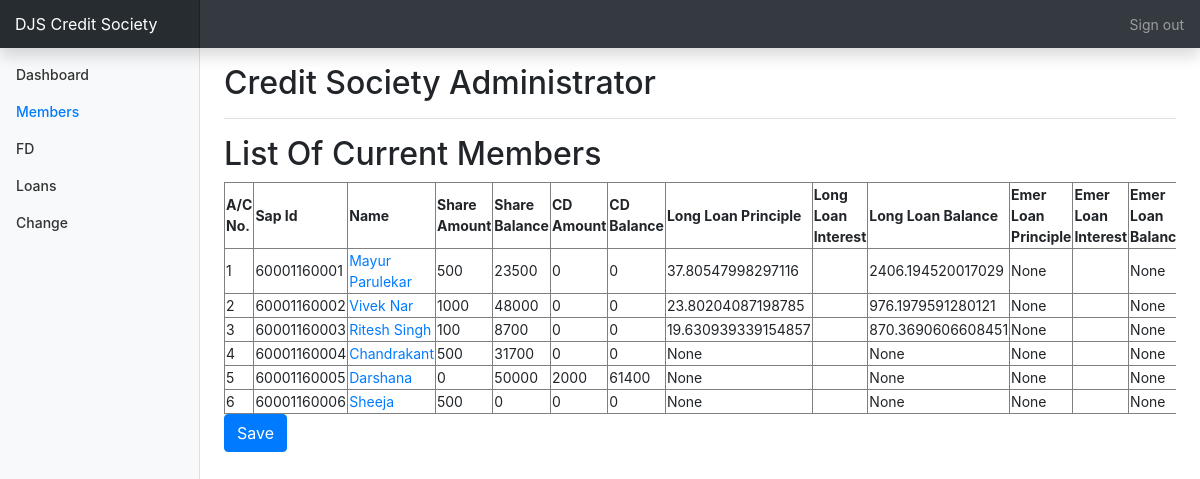
/csadmin/members (signed in), run on an earlier commit of the app's database.
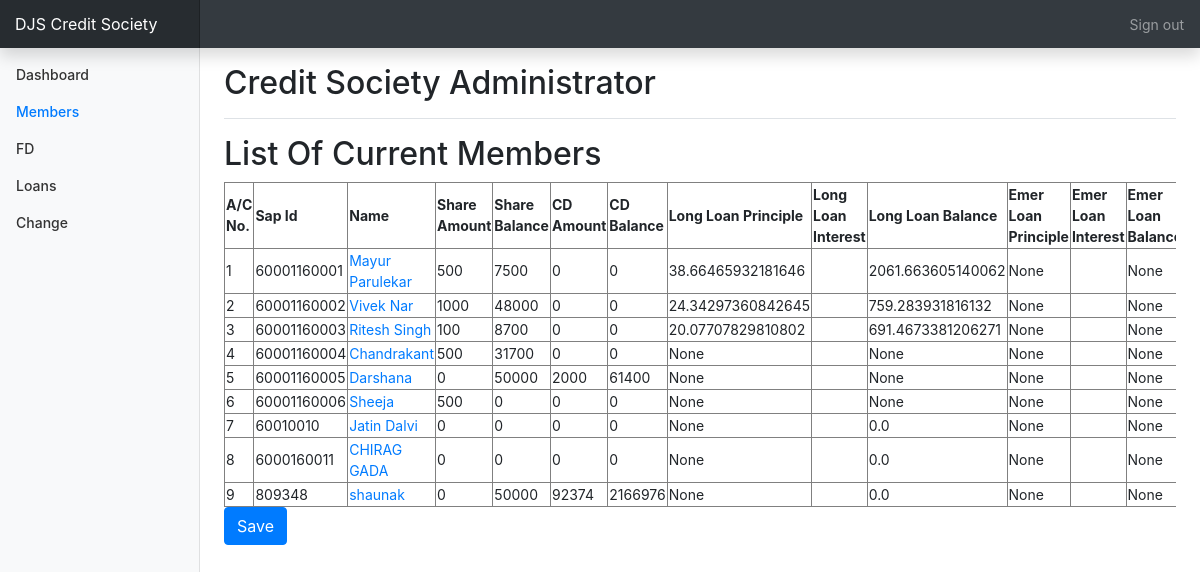
And on a later commit of the database.
### status/models.py (models this page shows, shortened)
class Account(models.Model):
    accountnumber=models.IntegerField(null=False,unique=True)
    username=models.ForeignKey(User,on_delete=models.SET_NULL,null=True,unique=True)
    name=models.CharField(max_length=50,null=False)
    sapid=models.IntegerField(null=False,unique=True)
    dateofjoining=models.DateField(null=False)
    sharevalue=models.IntegerField(default=0,null=False)
    shareamount=models.IntegerField(default=0,null=False)
    sharebalance=models.IntegerField(default=0)
    cdamount=models.IntegerField(default=0)
    cdbalance=models.IntegerField(default=0)
    totalamount=models.IntegerField(default=0)
    sharesstartingnumber=models.IntegerField(null=True)
    sharesendingnumber=models.IntegerField(null=True)
    isloantaken=models.BooleanField(default=False)
    longloanamount=models.FloatField(blank=True,null=True)
    longloanprinciple=models.FloatField(blank=True,null=True)
    longloanperiod=models.IntegerField(blank=True,null=True)
    longloaninterestamount=models.FloatField(blank=True,null=True)
    longloanbalance=models.FloatField(blank=True,null=True,default=0)
    longloanemi=models.FloatField(blank=True,null=True)
    emerloanamount=models.FloatField(blank=True,null=True)
    emerloanprinciple=models.FloatField(blank=True,null=True)
    emerloanperiod=models.IntegerField(blank=True,null=True)
    emerloaninterestamount=models.FloatField(blank=True,null=True)
    emerloanbalance=models.FloatField(blank=True,null=True)
    emerloanemi=models.IntegerField(blank=True,null=True)
    fdcapital=models.IntegerField(default=0,null=True)
    fdmaturitydate=models.DateField(null=True)

### csadmin/views.py (the view)
# urls.py: path('members', views.members,name="members"),
@login_required
def members(request):
    Members=Account.objects.all()
    Interests=interests.objects.get(id=1)
    context={
        'Members':Members,
        'Interests':Interests,
        'member':"active"
    }
    return render (request,'members.html',context=context)

### csadmin/templates/members.html (shortened to what this page needs)
{%extends 'base.html'%}
{%block content%}
<h1 class="h2">List Of Current Members</h1>
<div class="table-responsive">
  <table  border="1">
    <thead>
      <tr>
        <th>A/C No.</th>
        <th>Sap Id</th>
        <th>Name</th>
        <th>Share Amount</th>
        <th>Share Balance</th>
        <th>CD Amount</th>
        <th>CD Balance</th>
        <th>Long Loan Principle</th>
        <th>Long Loan Interest</th>
        <th>Long Loan Balance</th>
        <th>Emer Loan Principle</th>
        <th>Emer Loan Interest</th>
        <th>Emer Loan Balance</th>
      </tr>
    </thead>
    <tbody>
{%for i in Members%}
  <tr>
    <td>{{i.accountnumber}}</td>
    <td>{{i.sapid}}</td>
    <td><a href="{% url 'csadmin:fd_update' pk=i.pk %}">{{i.name}}</a></td>
    <td>{{i.shareamount}}</td>
    <td>{{i.sharebalance}}</td>
    <td>{{i.cdamount}}</td>
    <td>{{i.cdbalance}}</td>
    <td>{{i.longloanprinciple}}</td>
    <td>{{i.longloaninterest}}</td>
    <td>{{i.longloanbalance}}</td>
    <td>{{i.emerloanprinciple}}</td>
    <td>{{i.emerloaninterest}}</td>
    <td>{{i.emerloanbalance}}</td>
  </tr>
{%endfor%}
</tbody>
</table>
<a href="{% url 'csadmin:GeneratePdf'%}" class="btn btn-primary" target="_blank ">Save</a>
</div>
{%endblock%}

### csadmin/templates/base.html (shortened to what this page needs)
{% load static%}
<!doctype html>
<html lang="en">
<head>
  <link rel="stylesheet" href="https://stackpath.bootstrapcdn.com/bootstrap/4.1.3/css/bootstrap.min.css">
  <link href="{% static 'status/css/dashboard.css'%}" rel="stylesheet">
</head>
<body>
  <nav class="navbar navbar-dark fixed-top bg-dark flex-md-nowrap p-0 shadow">
    <a class="navbar-brand col-sm-3 col-md-2 mr-0" href="#">DJS Credit Society</a>
    <ul class="navbar-nav px-3">
      <li class="nav-item text-nowrap">
        <a class="nav-link" href="{%url 'logout' %}">Sign out</a>
      </li>
    </ul>
  </nav>
  <div class="container-fluid">
    <div class="row">
      <nav class="col-md-2 d-none d-md-block bg-light sidebar">
        <div class="sidebar-sticky">
          <ul class="nav flex-column">
            <li class="nav-item">
              <a class="nav-link {{dashb}}" href="{%url 'csadmin:commander'%}">
                Dashboard <span class="sr-only">(current)</span>
              </a>
            </li>
            <li class="nav-item">
              <a class="nav-link {{member}}" href="{%url 'csadmin:members' %}">
                Members
              </a>
            </li>
            <li class="nav-item">
              <a class="nav-link  {{Bank}}" href="{%url 'csadmin:bank' %}">
                FD
              </a>
            </li>
            <li class="nav-item">
              <a class="nav-link {{loan}}" href="{%url 'csadmin:loansadmin' %}">
                Loans
              </a>
            </li>
          </ul>
          <ul class="nav flex-column mb-2">
            <li class="nav-item">
              <a class="nav-link {{money}}" href="{%url 'csadmin:totalmoney'%}">
                Change
              </a>
            </li>
          </ul>
        </div>
      </nav>
      <main role="main" class="col-md-9 ml-sm-auto col-lg-10 px-4">
        <div class="d-flex justify-content-between flex-wrap flex-md-nowrap align-items-center pt-3 pb-2 mb-3 border-bottom">
          <h1 class="h2">Credit Society Administrator</h1>
        </div>
        {%block content%}{%endblock%}
      </main>
    </div>
  </div>
</body>

### status/static/status/css/dashboard.css (style rules this page uses)
body { font-size: .875rem; }
.sidebar { position: fixed; top: 0; bottom: 0; left: 0; z-index: 100; padding: 48px 0 0; box-shadow: inset -1px 0 0 rgba(0, 0, 0, .1); }
.sidebar-sticky { position: relative; top: 0; height: calc(100vh - 48px); padding-top: .5rem; overflow-x: hidden; overflow-y: auto; }
.sidebar .nav-link { font-weight: 500; color: #333; }
.sidebar .nav-link.active { color: #007bff; }
[role="main"] { padding-top: 48px; }
.navbar-brand { padding-top: .75rem; padding-bottom: .75rem; font-size: 1rem; background-color: rgba(0, 0, 0, .25); box-shadow: inset -1px 0 0 rgba(0, 0, 0, .25); }

What changed in the data, as far as the page shows it:
changed Account "Mayur Parulekar": sharebalance "23500" → "7500"; longloanprinciple "37.80547998297116" → "38.66465932181646"; longloanbalance "2406.194520017029" → "2061.663605140062"
changed Account "Vivek Nar": longloanprinciple "23.80204087198785" → "24.34297360842645"; longloanbalance "976.1979591280121" → "759.283931816132"
changed Account "Ritesh Singh": longloanprinciple "19.630939339154857" → "20.07707829810802"; longloanbalance "870.3690606608451" → "691.4673381206271"
added Account: accountnumber "7", sapid "60010010", name "Jatin Dalvi", shareamount "0", sharebalance "0", cdamount "0", cdbalance "0", longloanprinciple "None", longloanbalance "0.0", emerloanprinciple "None", emerloanbalance "None"
added Account: accountnumber "8", sapid "6000160011", name "CHIRAG GADA", shareamount "0", sharebalance "0", cdamount "0", cdbalance "0", longloanprinciple "None", longloanbalance "0.0", emerloanprinciple "None", emerloanbalance "None"
added Account: accountnumber "9", sapid "809348", name "shaunak", shareamount "0", sharebalance "50000", cdamount "92374", cdbalance "2166976", longloanprinciple "None", longloanbalance "0.0", emerloanprinciple "None", emerloanbalance "None"
